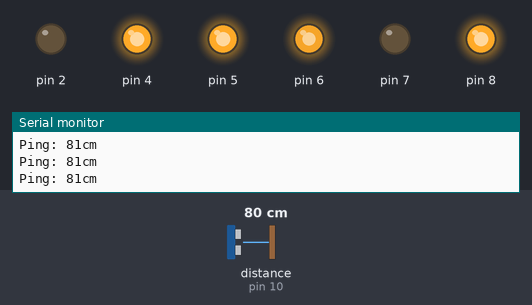
Bench run of a sketch on a simulated Teensy 3. Parts: output pins drawn as LEDs (lit = HIGH), the last lines printed to the serial monitor. The test bench sets the inputs (shaded band); at power-on: distance to the obstacle (sensor on pin 10) 80 cm. The echo pulse lasts 58.3 µs per cm.

Above: at 1.2 s.
1.3 s: distance to the obstacle (sensor on pin 10) set to 38 cm
2.8 s: distance to the obstacle (sensor on pin 10) set to 31 cm
At 3.6 s:
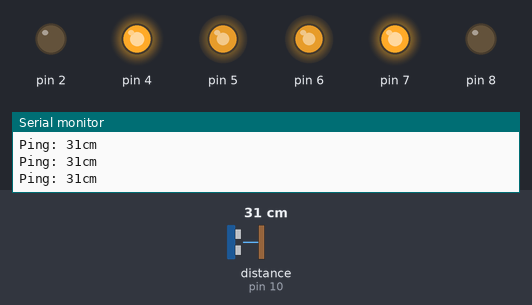
4.3 s: distance to the obstacle (sensor on pin 10) set to 35 cm
At 5.0 s:
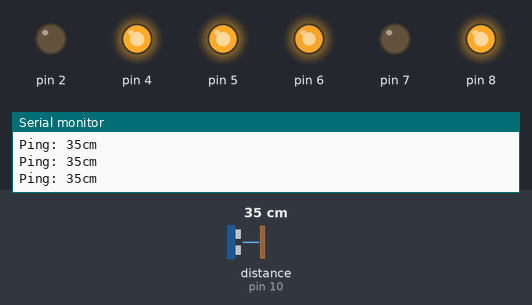
5.8 s: distance to the obstacle (sensor on pin 10) set to 2 cm
At 6.4 s:
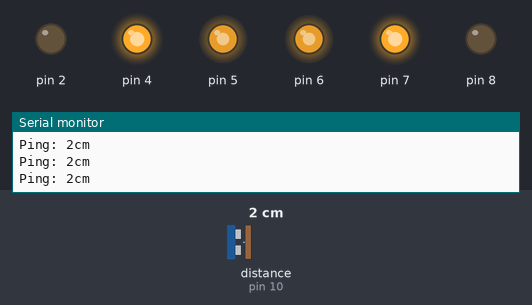
7.3 s: distance to the obstacle (sensor on pin 10) set to 60 cm
At 8.1 s:
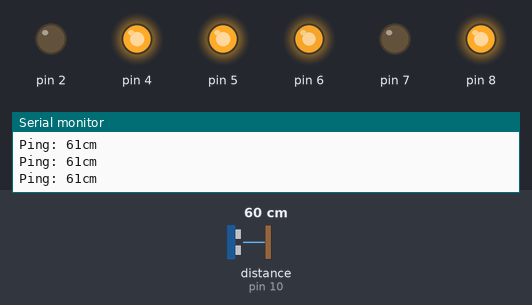
Timing chart, 0 to 9.9 s (numbered marks = the images above; inputs shaded):
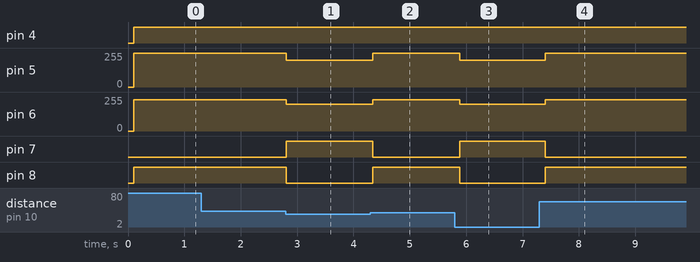

The sketch:

Robot.ino
```cpp
#include "L298.h"
#include "NewPing.h"
L298 robot(5, 2, 4, 6, 7, 8);

#define TRIGGER_PIN 11
#define ECHO_PIN 10
#define MAX_DISTANCE 400

NewPing sonar(TRIGGER_PIN, ECHO_PIN, MAX_DISTANCE);

void setup()
{
  Serial.begin(9600);
}

void loop() {
  delay(100);
  int uS = sonar.ping();
  Serial.print("Ping: ");
  Serial.print(uS / US_ROUNDTRIP_CM);
  Serial.println("cm");

  int distance = uS / US_ROUNDTRIP_CM;

  if ( distance < 35 ) {
    robot.turnLeft(200);
  }
  else {
    robot.test(255);
  }
}
// Afwijking correctie!
```

L298.cpp
```cpp
#include "L298.h"


L298::L298(int motorA, int pinA1, int pinA2, int motorB, int pinB1, int pinB2)
:
	_motorA(motorA), _pinA1(pinA1), _pinA2(pinA2), _motorB(motorB), _pinB1(pinB1), _pinB2(pinB2)
{
	pinMode(motorA, OUTPUT);
	pinMode(pinA1, OUTPUT);
	pinMode(pinA2, OUTPUT);
	pinMode(motorB, OUTPUT);
	pinMode(pinB1, OUTPUT);
	pinMode(pinB2, OUTPUT);
}


void L298::forward(int speed)
{
	digitalWrite(_pinB2, HIGH);
	digitalWrite(_pinB1, LOW);

	digitalWrite(_pinA2, HIGH);
	digitalWrite(_pinA1, LOW);

	_setSpeedMotorA(speed);
	_setSpeedMotorB(speed);

}


void L298::backward(int speed)
{
	digitalWrite(_pinB2, LOW);
	digitalWrite(_pinB1, HIGH);

	digitalWrite(_pinA2, LOW);
	digitalWrite(_pinA1, HIGH);

	_setSpeedMotorA(speed);
	_setSpeedMotorB(speed);
}


void L298::turnRight(int speed)
{
	digitalWrite(_pinB2, HIGH);
	digitalWrite(_pinB1, LOW);

	digitalWrite(_pinA2, LOW);
	digitalWrite(_pinA1, HIGH);

	_setSpeedMotorA(speed);
	_setSpeedMotorB(speed);
}


void L298::turnLeft(int speed)
{
	digitalWrite(_pinB2, LOW);
	digitalWrite(_pinB1, HIGH);

	digitalWrite(_pinA2, HIGH);
	digitalWrite(_pinA1, LOW);

	_setSpeedMotorA(speed);
	_setSpeedMotorB(speed);
}


void L298::stop()
{
	digitalWrite(_pinA1, LOW);
	digitalWrite(_pinA2, LOW);
	digitalWrite(_pinB1, LOW);
	digitalWrite(_pinB2, LOW);

	_setSpeedMotorA(0);
	_setSpeedMotorB(0);
}

void L298::test(int speed)
{
  digitalWrite(_pinB2, HIGH);
  digitalWrite(_pinB1, LOW);

  digitalWrite(_pinA2, HIGH);
  digitalWrite(_pinA1, LOW);

  _setSpeedMotorA(speed);
  _setSpeedMotorB(speed*0.925);
  }
/*
  Left is MotorA
  Right is MotorB
*/
/*
	PRIVATE
*/
void L298::_setSpeedMotorA(int speed)
{
	analogWrite(_motorA, speed);
}


void L298::_setSpeedMotorB(int speed)
{
	analogWrite(_motorB, speed);
}
```

L298.h
```cpp
#ifndef INCLUDED_L298_H
#define INCLUDED_L298_H

#include <Arduino.h>

class L298
{
    public:
        L298(int motor, int pinA1, int pinA2, int motorB, int pinB1, int pinB2);

        void forward(int speed);
        void backward(int speed);
        void turnLeft(int speed);
        void turnRight(int speed);
        void test(int speed);
        void stop();

        //void break();
    private:
        int _speed;
        int _motorA, _pinA1, _pinA2;
        int _motorB, _pinB1, _pinB2;

        void _setSpeedMotorA(int speed);
        void _setSpeedMotorB(int speed);
};


#endif
```

Measured:
- the behaviour switches between 35 and 34 cm on distance to the obstacle (sensor on pin 10) (found by bisection; images 0 and 1)
- after the input at 2.8 s, pin 5: 255/255 → 200/255 at once; pin 6: 235/255 → 200/255 at once; pin 7: LOW → HIGH at once; pin 8: HIGH → LOW at once
- after the input at 4.3 s, pin 5: 200/255 → 255/255 after 0.05 s; pin 6: 200/255 → 235/255 after 0.05 s; pin 7: HIGH → LOW after 0.05 s; pin 8: LOW → HIGH after 0.05 s
- after the input at 5.8 s, pin 5: 255/255 → 200/255 after 0.09 s; pin 6: 235/255 → 200/255 after 0.09 s; pin 7: LOW → HIGH after 0.09 s; pin 8: HIGH → LOW after 0.09 s
- after the input at 7.3 s, pin 5: 200/255 → 255/255 after 0.10 s; pin 6: 200/255 → 235/255 after 0.10 s; pin 7: HIGH → LOW after 0.10 s; pin 8: LOW → HIGH after 0.10 s
